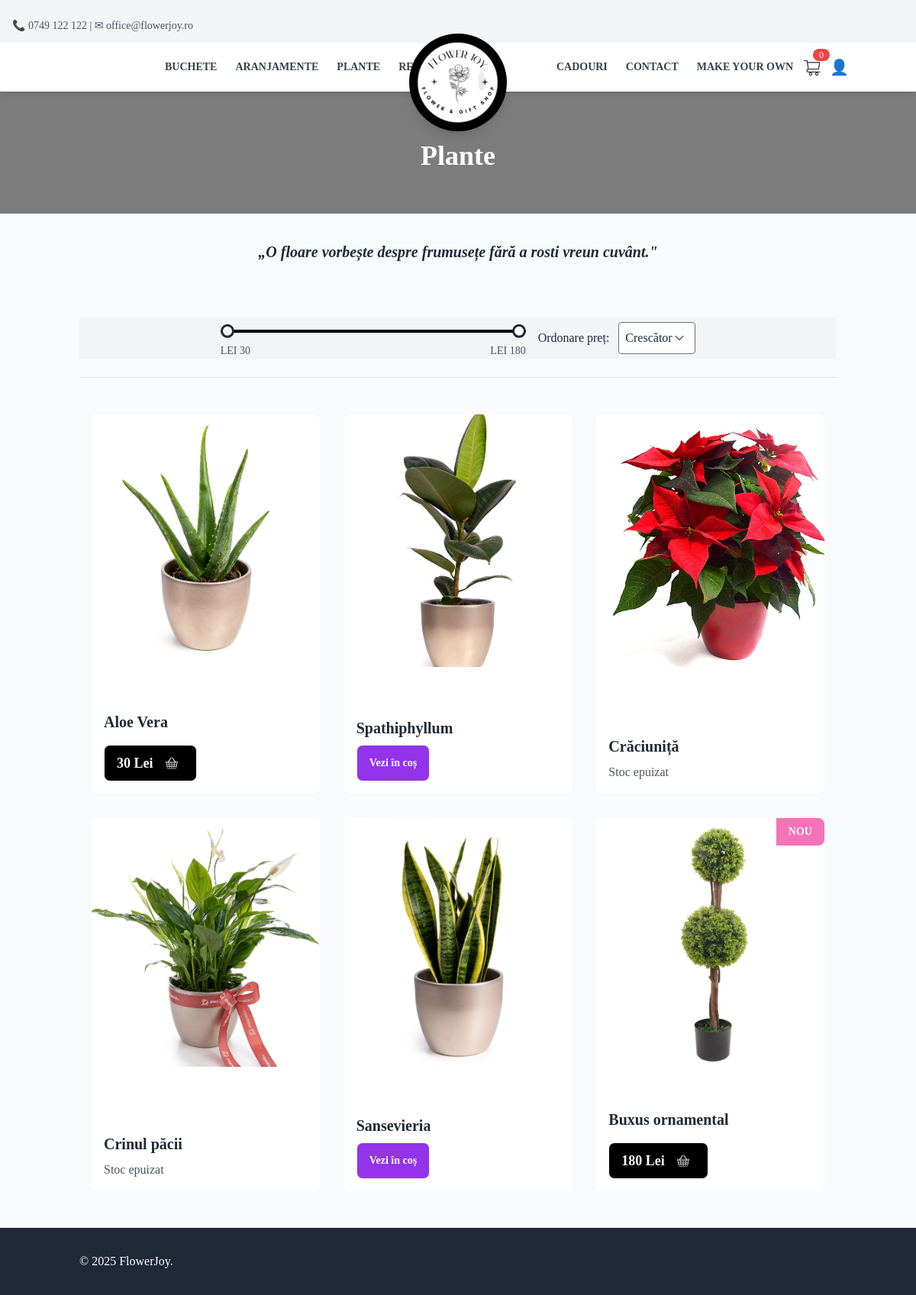
Page /category/plante/ on the committed database.
### App/models.py (models this page shows, shortened)
class Product(models.Model):
    name = models.CharField(max_length=100, null=False, blank=False)
    description = RichTextField()
    category = models.CharField(
        max_length=100,
        choices=[
            ("buchete", "buchete"),
            ("plante", "plante"),
            ("aranjamente", "aranjamente"),
            ("Accessories", "Accessories"),
            ("Gifts", "Gifts"),
            ("CustomBouquet", "CustomBouquet"),
        ],
        default="General"
    )
    price = models.DecimalField(max_digits=10, decimal_places=0, null=False, blank=False)
    image = models.ImageField(upload_to="Pictures/", null=False, blank=False)
    created_at = models.DateTimeField(auto_now_add=True, null=False, blank=False)
    stock = models.PositiveIntegerField(default=0)
    is_custom = models.BooleanField(default=False)
    in_store = models.BooleanField(default=False)
    auction_manual = models.BooleanField(default=False)
    auction_start_time = models.DateTimeField(null=True, blank=True)
    auction_floor_price = models.DecimalField(max_digits=10, decimal_places=2, default=10)
    auction_interval_minutes = models.PositiveIntegerField(default=60)
    auction_drop_amount = models.DecimalField(max_digits=6, decimal_places=2, default=5)
    before_auction_price = models.DecimalField(max_digits=10, decimal_places=2, null=False, blank=False, default=0.00)
    bid_submited = models.BooleanField(default=False)
    number_of_purcheses = models.PositiveIntegerField(default=0)
    def is_in_auction(self):
        if not self.before_auction_price or self.before_auction_price == 0:
            self.before_auction_price = self.price
        return self.auction_manual

### App/views.py (the view)
# urls.py: path('category/<str:category>/',products_by_category, name='products_by_category'),
def products_by_category(request: HttpRequest, category):
    products = Product.objects.filter(category=category)
    smallest_price = products.order_by('price').first().price if products.exists() else 0
    largest_price = products.order_by('-price').first().price if products.exists() else 0
    min_price = request.GET.get('min_price')
    max_price = request.GET.get('max_price')
    if min_price and max_price:
        products = products.filter(price__gte=min_price, price__lte=max_price)
    sort_order = request.GET.get('sort', 'asc')
    if sort_order == 'asc':
        products = products.order_by('price')
    elif sort_order == 'desc':
        products = products.order_by('-price')
    now = timezone.now()
    new_threshold = now - timedelta(hours=48)
    cart_product_ids = list(get_cart_items(request).values_list('product_id', flat=True))
    products = list(products)
    for product in products:
        product.is_new = product.created_at >= new_threshold
    context = {
        'products': products,
        'category': category,
        'sort_order': sort_order,
        'smallest_price': smallest_price,
        'largest_price': largest_price,
        'cart_product_ids': cart_product_ids
    }
    if request.headers.get('HX-Request'):
        return render(request, 'partials/ProductShowcase.html', context)
    else:
        return render(request, 'products_by_category.html', context)

### App/views.py (called while the page is built)
def get_cart_items(request):
    user = request.user if request.user.is_authenticated else None
    session_id = request.session.session_key or request.session.create()
    return CartItem.objects.filter(user=user) if user else CartItem.objects.filter(session_id=session_id)

### App/templates/partials/products_by_category.html (shortened to what this page needs)
{% extends 'base.html' %}
{% block content %}
<section class="relative w-full h-56 bg-cover bg-center mt-14" style="background-image: url('/static/bannerCart.jpg');">
    <div class="container mx-auto px-4 py-16 relative z-10 text-white">
        <h1 class="text-4xl font-bold text-center mt-16">{{ category|title }}</h1>
    </div>
</section>
<p class="text-center mt-9 text-xl italic font-bold text-gray-800 font-serif">„O floare vorbește despre frumusețe fără a rosti vreun cuvânt."</p>
<section class="container mx-auto mt-10 px-4 py-8">
    <form method="GET" class="text-center mb-8" hx-get="{% url 'products_by_category' category=category %}" hx-target="#productShowcase" hx-swap="innerHTML" hx-push-url="false">
        <div class="flex items-center bg-gray-100 justify-center mb-6 space-x-4">
            <div class="w-[400px] bg-gray-100">
            <div class="relative mt-4 slider-container">
                <div class="relative w-full h-1 bg-gray-200 rounded-md">
                    <div id="rangeTrack" class="absolute bg-black h-1 rounded-md"></div>
                </div>
            </div>
            <div class="flex justify-between mt-2 text-sm text-gray-600">
                <span>LEI <span id="minValue">{{ smallest_price }}</span></span>
                <span>LEI <span id="maxValue">{{ largest_price }}</span></span>
            </div>
            </div>
            <div>
            <label for="sort" class="mr-2">Ordonare preț:</label>
            <select name="sort" id="sort" class="border rounded p-2"
                    hx-get="{% url 'products_by_category' category=category %}"
                    hx-target="#productShowcase"
                    hx-include="closest form"
                    hx-swap="innerHTML"
                    hx-push-url="false"
                    hx-trigger="change">
                <option value="asc" {% if sort_order == 'asc' %}selected{% endif %}>Crescător</option>
            </select>
            </div>
        </div>
        <hr>
      </form>
      <div id="productShowcase">
        {% if products %}
            {% include 'partials/ProductShowcase.html' with products=products category=category cart_product_ids=cart_product_ids %}
        {% else %}
            <div class="text-center text-gray-600 mt-10">
                <p>NU S-AU GASIT PRODUSE.</p>
            </div>
        {% endif %}
    </div>
</section>
{% endblock %}

### App/templates/partials/ProductShowcase.html (shortened to what this page needs)
<section class="container mx-auto px-4 py-4 ">
    <div class="grid grid-cols-1 md:grid-cols-2 lg:grid-cols-3 gap-8">
        {% for product in products %}
            {% if not product.is_in_auction %}
            <div class="bg-white overflow-hidden hover:shadow-lg rounded-lg h-full relative">
                {% if product.is_new %}
                <div class="absolute top-0 right-0 bg-pink-400 text-white text-sm font-bold px-4 py-2 rounded-br-lg z-10">
                    NOU
                </div>
                {% endif %}
                <a href="{% url 'product_detail' pk=product.id %}">
                    <figure class="h-2/3 transform transition duration-300 hover:scale-110 ">
                        <img src="{{ product.image.url }}" alt="{{ product.name }}" class="w-full h-full object-cover">
                    </figure>
                </a>
                <div class="p-4 h-1/3 flex flex-col justify-end">
                    <h3 class="text-xl font-bold text-gray-800">{{ product.name }}</h3>
                    <div id="add-to-cart-container-{{ product.id }}">
                        {% if product.id in cart_product_ids %}
                            <a href="/cart/" id="cart-btn-{{ product.id }}" class="btn bg-purple-600 text-white mt-2">
                                Vezi în coș
                            </a>
                        {% else %}
                            {% if product.stock > 0 %}
                                <form id="add-to-cart-form-{{ product.id }}"
                                    data-product-url="{% url 'add_to_cart' product.id %}"
                                    class="mt-4">
                                    <button type="submit" class="btn bg-black text-white text-lg hover:bg-gray-800 transition duration-300 ease-in-out transform hover:scale-105">
                                        {{ product.price }} Lei <img src="/static/cart-icon.png" alt="Cart" class="w-8 h-8 brightness-0 invert">
                                    </button>
                                </form>
                            {% else %}
                                {% if product.category not in 'buchete' and product.category not in 'aranjamente' %}
                                    <p class="text-gray-600 mt-2">Stoc epuizat</p>
                                {% endif %}
                            {% endif %}
                        {% endif %}
                    </div>
                </div>
            </div>
            {% endif %}
        {% endfor %}
    </div>
</section>

### App/templates/base.html (style rules this page uses)
.slider-container { position: relative; height: 10px; }

### rows in the picture
Product: price "30", image (picture), name "Aloe Vera", before_auction_price 0 (drawn)
Product: price "180", shows "NOU", image (picture), name "Buxus ornamental", before_auction_price 0 (drawn)
Product: image (picture), name "Spathiphyllum"
Product: image (picture), name "Crăciuniță", stock "Stoc epuizat"
Product: image (picture), name "Crinul păcii", stock "Stoc epuizat"
Product: image (picture), name "Sansevieria"

### other values in the picture
{{ category|title }} "Plante"
